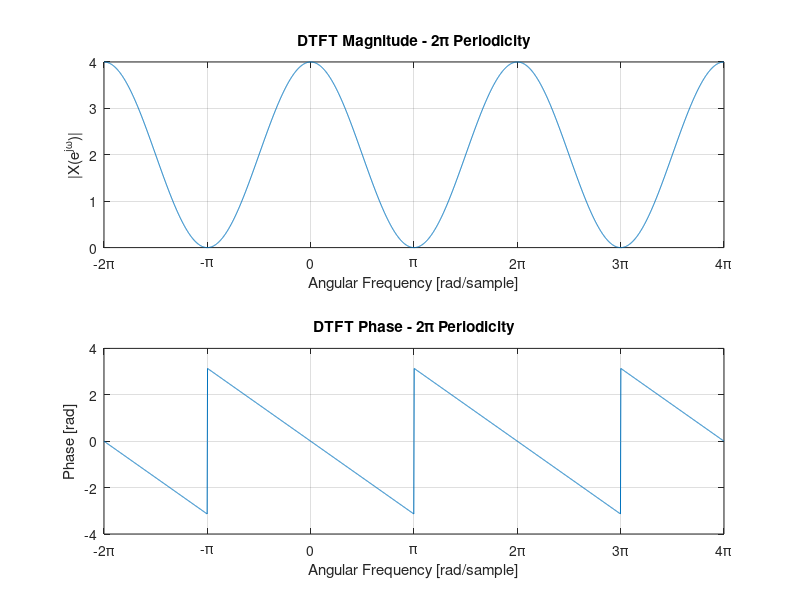

Here is the MATLAB script that generated this plot:
%% DTFT Periodicity

clear; clc;
close all;

x = [1 2 1];

[X,w] = freqz(x,1,1024,'whole');

w_periodic = [w-2*pi; w; w+2*pi];
X_periodic = [X; X; X];

subplot(2,1,1);
plot(w_periodic,abs(X_periodic));
xlabel('Angular Frequency [rad/sample]');
ylabel('|X(e^{j\omega})|');
title('DTFT Magnitude - 2\pi Periodicity');
xlim([-2*pi 4*pi]);
xticks([-2*pi -pi 0 pi 2*pi 3*pi 4*pi]);
xticklabels({'-2\pi','-\pi','0','\pi','2\pi','3\pi','4\pi'});
grid on;

subplot(2,1,2);
plot(w_periodic,angle(X_periodic));
xlabel('Angular Frequency [rad/sample]');
ylabel('Phase [rad]');
title('DTFT Phase - 2\pi Periodicity');
xlim([-2*pi 4*pi]);
xticks([-2*pi -pi 0 pi 2*pi 3*pi 4*pi]);
xticklabels({'-2\pi','-\pi','0','\pi','2\pi','3\pi','4\pi'});
grid on;
